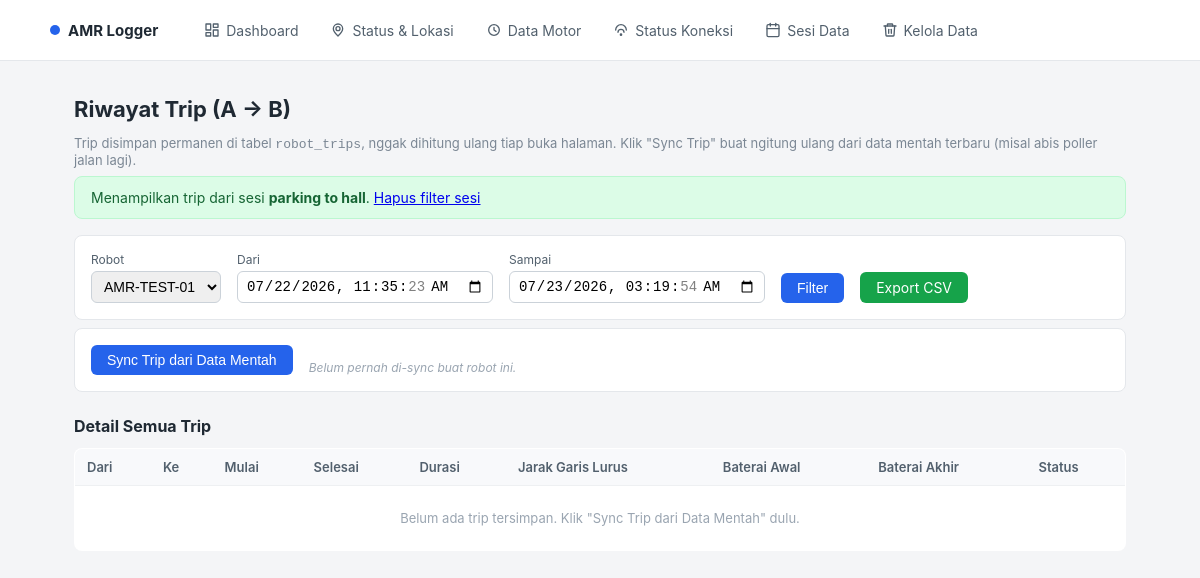
Screenshot of /amr-web/public/trips.php?session_id=2 with the database file from the repository.
### tables this page shows
CREATE TABLE `data_sessions` (
  `id` int(11) NOT NULL,
  `session_name` varchar(150) NOT NULL,
  `robot_id` int(11) DEFAULT NULL,
  `floor_condition` varchar(100) DEFAULT NULL,
  `load_note` varchar(150) DEFAULT NULL,
  `notes` text DEFAULT NULL,
  `started_at` datetime(3) NOT NULL,
  `ended_at` datetime(3) DEFAULT NULL,
  `created_at` datetime NOT NULL DEFAULT current_timestamp()
);

CREATE TABLE `robots` (
  `id` int(11) NOT NULL,
  `robot_id_str` varchar(100) NOT NULL,
  `vehicle_id` varchar(100) DEFAULT NULL,
  `model` varchar(50) DEFAULT NULL,
  `version` varchar(30) DEFAULT NULL,
  `dsp_version` varchar(30) DEFAULT NULL,
  `map_version` varchar(30) DEFAULT NULL,
  `current_map` varchar(100) DEFAULT NULL,
  `current_ip` varchar(45) DEFAULT NULL,
  `port` int(11) DEFAULT NULL,
  `is_active` tinyint(1) NOT NULL DEFAULT 1,
  `extra_info` longtext DEFAULT NULL CHECK (json_valid(`extra_info`)),
  `last_info_synced_at` datetime DEFAULT NULL,
  `created_at` datetime NOT NULL DEFAULT current_timestamp()
);

### amr-web/includes/functions.php (called while the page is built, shortened)
<?php
function get_all_robots(PDO $pdo): array
{
    $stmt = $pdo->query("SELECT id, robot_id_str, vehicle_id, model, current_ip, is_active FROM robots ORDER BY id");
    return $stmt->fetchAll();
}
function get_last_trip_sync_info(PDO $pdo, int $robotId): ?array
{
    $stmt = $pdo->prepare(
        "SELECT MAX(synced_at) AS last_synced_at, COUNT(*) AS total_trips
         FROM robot_trips WHERE robot_id = :robot_id"
    );
    $stmt->execute([":robot_id" => $robotId]);
    $row = $stmt->fetch();
    return ($row && $row["last_synced_at"]) ? $row : null;
}
function get_session_by_id(PDO $pdo, int $sessionId): ?array
{
    $stmt = $pdo->prepare(
        "SELECT s.*, r.vehicle_id, r.robot_id_str
         FROM data_sessions s
         LEFT JOIN robots r ON r.id = s.robot_id
         WHERE s.id = :id"
    );
    $stmt->execute([":id" => $sessionId]);
    $row = $stmt->fetch();
    return $row ?: null;
}

### amr-web/public/trips.php (the view, shortened to what this page needs)
<?php
require_once __DIR__ . "/../config/database.php";
require_once __DIR__ . "/../includes/functions.php";
$pdo = get_db_connection();
$robots = get_all_robots($pdo);
$robotId = isset($_GET["robot_id"]) && $_GET["robot_id"] !== "" ? (int)$_GET["robot_id"] : ($robots[0]["id"] ?? null);
$startDate = $_GET["start_date"] ?? null;
$endDate = $_GET["end_date"] ?? null;
$sessionInfo = null;
if (isset($_GET["session_id"]) && $_GET["session_id"] !== "") {
    $sessionInfo = get_session_by_id($pdo, (int)$_GET["session_id"]);
    if ($sessionInfo) {
        $startDate = $sessionInfo["started_at"];
        $endDate = $sessionInfo["ended_at"] ?? date("Y-m-d H:i:s");
        if ($sessionInfo["robot_id"]) {
            $robotId = (int)$sessionInfo["robot_id"];
        }
    }
}
$trips = $robotId ? get_trips_from_table($pdo, $robotId, $startDate, $endDate) : [];
$syncInfo = $robotId ? get_last_trip_sync_info($pdo, $robotId) : null;
?>
<!DOCTYPE html>
<html lang="id">
<head>
    <link rel="stylesheet" href="style.css">
</head>
<body>
<?php require_once __DIR__ . "/../includes/nav.php"; ?>
    <div class="container">
        <h1>Riwayat Trip (A &rarr; B)</h1>
        <p class="info">
            Trip disimpan permanen di tabel <code>robot_trips</code>, nggak dihitung ulang tiap buka halaman.
            Klik "Sync Trip" buat ngitung ulang dari data mentah terbaru (misal abis poller jalan lagi).
        </p>
        <?php if ($sessionInfo): ?>
            <div class="alert alert-success">
                Menampilkan trip dari sesi <strong><?= htmlspecialchars($sessionInfo["session_name"]) ?></strong>.
                <a href="trips.php">Hapus filter sesi</a>
            </div>
        <?php endif; ?>
        <form method="get" class="filter-form">
            <label>
                Robot
                <select name="robot_id">
                    <?php foreach ($robots as $robot): ?>
                        <option value="<?= $robot["id"] ?>" <?= (int)$robotId === (int)$robot["id"] ? "selected" : "" ?>>
                            <?= htmlspecialchars($robot["vehicle_id"] ?? $robot["robot_id_str"]) ?>
                        </option>
                    <?php endforeach; ?>
                </select>
            </label>
            <label>
                Dari
                <input type="datetime-local" name="start_date" value="<?= htmlspecialchars($startDate ?? "") ?>">
            </label>
            <label>
                Sampai
                <input type="datetime-local" name="end_date" value="<?= htmlspecialchars($endDate ?? "") ?>">
            </label>
            <button type="submit">Filter</button>
            <a href="export_trips.php?<?= http_build_query($_GET) ?>" class="btn-export">Export CSV</a>
        </form>
        <form method="post" class="filter-form" style="margin-top: -8px;">
            <button type="submit" class="btn-export-combined">Sync Trip dari Data Mentah</button>
            <?php if ($syncInfo): ?>
                <span class="estimate-muted">
                    Terakhir sync: <?= format_datetime($syncInfo["last_synced_at"]) ?>,
                    total <?= $syncInfo["total_trips"] ?> trip tersimpan buat robot ini.
                </span>
            <?php else: ?>
                <span class="estimate-muted">Belum pernah di-sync buat robot ini.</span>
            <?php endif; ?>
        </form>
        <h2 class="section-title">Detail Semua Trip</h2>
        <table>
            <thead>
                <tr>
                    <th>Dari</th>
                    <th>Ke</th>
                    <th>Mulai</th>
                    <th>Selesai</th>
                    <th>Durasi</th>
                    <th>Jarak Garis Lurus</th>
                    <th>Baterai Awal</th>
                    <th>Baterai Akhir</th>
                    <th>Status</th>
                </tr>
            </thead>
            <tbody>
                <?php if (empty($trips)): ?>
                    <tr><td colspan="9" class="empty">Belum ada trip tersimpan. Klik "Sync Trip dari Data Mentah" dulu.</td></tr>
                <?php endif; ?>
            </tbody>
        </table>
    </div>
</body>
</html>

### amr-web/public/style.css (style rules this page uses)
* { box-sizing: border-box; }
body { font-family: -apple-system, "Segoe UI", Arial, sans-serif; background: #f4f5f7; margin: 0; padding: 0; color: #1f2933; }
.container { max-width: 1100px; margin: 0 auto; padding: 24px; }
h1 { font-size: 22px; margin-bottom: 12px; }
.filter-form { display: flex; align-items: end; gap: 16px; flex-wrap: wrap; background: #fff; padding: 16px; border-radius: 8px; margin-bottom: 16px; border: 1px solid #e4e7eb; }
.filter-form label { display: flex; flex-direction: column; font-size: 12px; color: #52606d; gap: 4px; }
.filter-form select, .filter-form input { padding: 6px 8px; border: 1px solid #cbd2d9; border-radius: 6px; font-size: 14px; }
.filter-form button { padding: 7px 16px; background: #2563eb; color: #fff; border: none; border-radius: 6px; cursor: pointer; font-size: 14px; }
.btn-export { padding: 7px 16px; background: #16a34a; color: #fff; border-radius: 6px; text-decoration: none; font-size: 14px; }
.btn-export-combined { background: #7c3aed; }
.info { font-size: 13px; color: #7b8794; margin-bottom: 8px; }
table { width: 100%; border-collapse: collapse; background: #fff; border-radius: 8px; overflow: hidden; border: 1px solid #e4e7eb; }
th, td { padding: 10px 12px; text-align: left; font-size: 13px; border-bottom: 1px solid #eef0f2; }
th { background: #f8f9fb; font-weight: 600; color: #52606d; }
td.empty { text-align: center; color: #9aa5b1; padding: 24px; }
.alert { padding: 12px 16px; border-radius: 8px; margin-bottom: 16px; font-size: 14px; }
.alert-success { background: #dcfce7; color: #166534; border: 1px solid #bbf7d0; }
.estimate-muted { color: #9aa5b1; font-style: italic; font-weight: 400; font-size: 12px; }
.section-title { font-size: 16px; margin: 24px 0 12px 0; }

### rows the page displays
data_sessions: session_name "parking to hall", robot_id "AMR-TEST-01", start_date "07/22/2026 11:35:23", end_date "07/23/2026 03:19:54"

### other values shown
$item["label"] "Dashboard"
$item["label"] "Status & Lokasi"
$item["label"] "Data Motor"
$item["label"] "Status Koneksi"
$item["label"] "Sesi Data"
$item["label"] "Kelola Data"
